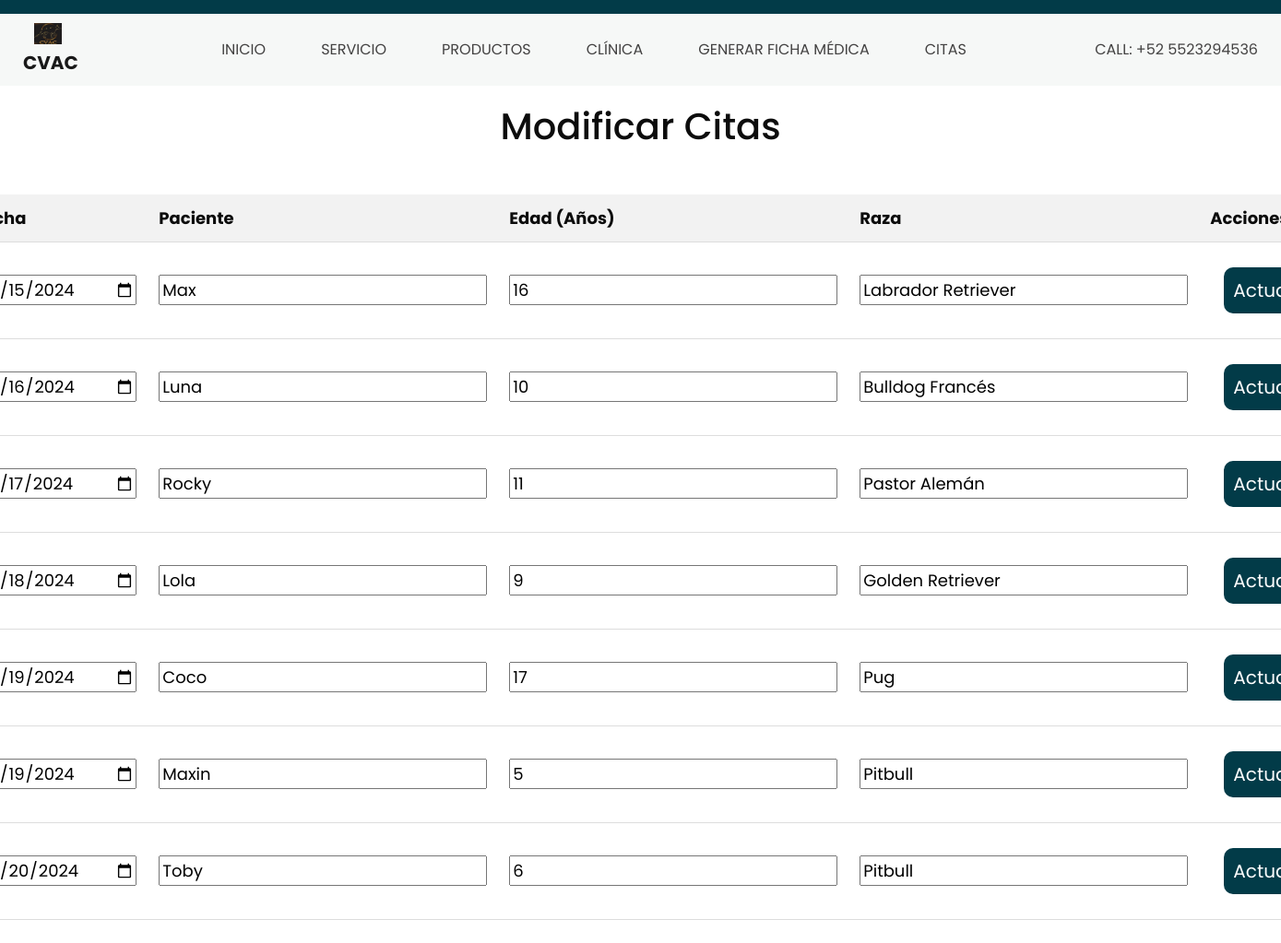
Screenshot of /modificar.php with the database file from the repository.
### tables this page shows
CREATE TABLE `cita` (
  `id` int(11) NOT NULL,
  `fecha` date NOT NULL,
  `usuario` int(11) NOT NULL,
  `paciente` varchar(60) NOT NULL,
  `edad` int(11) NOT NULL,
  `raza` varchar(60) NOT NULL
);

### modificar.php (the view, shortened to what this page needs)
<!DOCTYPE html>
<html lang="es-MX">
<head>
    <head>
        <link rel="stylesheet" type="text/css" href="https://cdnjs.cloudflare.com/ajax/libs/OwlCarousel2/2.1.3/assets/owl.carousel.min.css" />
        <link rel="stylesheet" type="text/css" href="css/bootstrap.css" />
        <link href="css/style.css" rel="stylesheet" />
        <link href="css/responsive.css" rel="stylesheet" />
        <link rel="stylesheet" href="css/style-table.css">
    </head>
</head>
<body>
    <div class="hero_area">
        <header class="header_section">
            <div class="container-fluid">
                <nav class="navbar navbar-expand-lg custom_nav-container ">
                    <a class="navbar-brand" href="index.html">
                        <img src="images/logo.jpg" alt="">
                        <span>
                            CVAC
                        </span>
                    </a>
                    <div class="collapse navbar-collapse" id="navbarSupportedContent">
                        <div class="d-flex mx-auto flex-column flex-lg-row align-items-center">
                            <ul class="navbar-nav  ">
                                <li class="nav-item active">
                                    <a class="nav-link" href="index.html">Inicio <span class="sr-only">(current)</span></a>
                                </li>
                                <li class="nav-item">
                                    <a class="nav-link" href="service.html">servicio </a>
                                </li>
                                <li class="nav-item">
                                    <a class="nav-link" href="pet.html">Productos </a>
                                </li>
                                <li class="nav-item">
                                    <a class="nav-link" href="clinic.html"> Clínica</a>
                                </li>
                                <li class="nav-item">
                                    <a class="nav-link" href="MedicalForm.html">Generar Ficha Médica</a>
                                </li>
                                <li class="nav-item">
                                    <a class="nav-link" href="citas-usuario.php">Citas</a>
                                </li>
                            </ul>
                        </div>
                        <div class="quote_btn-container  d-flex justify-content-center">
                            <a href="https://wa.me/525523294536" target="_blank">
                                Call: +52 5523294536
                            </a>
                        </div>
                    </div>
                </nav>
            </div>
        </header>
</body>
<div class="nombre-pagina">
    <h1>Modificar Citas</h1>
</div>
</body>
</html>
<?php
$connection = conexion();
$query = "SELECT id, fecha, paciente, edad, raza FROM cita;";
$result = mysqli_query($connection, $query);
if ($result) {
    if (mysqli_num_rows($result) > 0) {
        echo "<div class='table-container'>";
        echo '<form method="post" action="actualizar.php">';
        echo "<table>";
        echo "<tr>";
        echo "<th>Fecha</th>";
        echo "<th>Paciente</th>";
        echo "<th>Edad (Años)</th>";
        echo "<th>Raza</th>";
        echo "<th>Acciones</th>";
        echo "</tr>";
        while ($column = mysqli_fetch_array($result)) {
            echo "<tr>";
            echo "<td><input required type='date' name='fecha[]' value='" . $column['fecha'] . "'></td>";
            echo "<td><input required type='text' name='paciente[]' value='" . $column['paciente'] . "'></td>";
            echo "<td><input required type='number' name='edad[]' value='" . $column['edad'] . "'></td>";
            echo "<td><input required type='text' name='raza[]' value='" . $column['raza'] . "'></td>";
            echo "<td><button class='btn-table-update' type='submit' name='update' value='" . $column['id'] . "'>Actualizar</button></td>";
            echo "</tr>";
        }
        echo "</table>";
        echo "</form>";
        echo "</div>";
    } else {
        echo "No se encontraron resultados.";
    }
} else {
    echo "<script>console.log('Operación Fallida: " . mysqli_error($connection) . "');</script>";
}
?>

### css/style.css (style rules this page uses)
body { font-family: "Poppins", sans-serif; color: #0c0c0c; background-color: #ffffff; }
.hero_area { height: 98vh; position: relative; }
.hero_area::before { content: ""; position: absolute; width: 100%; height: 15px; background-color: #023b48; }
.header_section { background-color: #f6f8f7; padding-top: 15px; }
.header_section .container-fluid { padding-right: 25px; padding-left: 25px; }
.header_section .quote_btn-container a { color: #434242; text-transform: uppercase; }
.custom_nav-container.navbar-expand-lg .navbar-nav .nav-link { padding: 10px 30px; color: #434242; text-align: center; text-transform: uppercase; }
a, a:hover, a:focus { text-decoration: none; }
.navbar-brand, .navbar-brand:hover { text-transform: uppercase; font-weight: bold; font-size: 24px; color: #fafcfd; }
.navbar-brand { display: -webkit-box; display: -ms-flexbox; display: flex; -webkit-box-align: center; -ms-flex-align: center; align-items: center; -webkit-box-orient: vertical; -webkit-box-direction: normal; -ms-flex-direction: column; flex-direction: column; }
.navbar-brand img { width: 30px; margin-right: 5px; }
.navbar-brand span { font-size: 20px; font-weight: 700; color: #191919; margin-top: 5px; }
.custom_nav-container { z-index: 99999; padding: 5px 0; }

### css/style-table.css (style rules this page uses)
table { width: 50%; border-collapse: collapse; margin: 25px 0; font-size: 18px; text-align: left; }
th, td { padding: 12px; border-bottom: 1px solid #ddd; }
th { background-color: #f2f2f2; }
.table-container { display: flex; justify-content: center; align-items: center; margin: 25px auto; }
.nombre-pagina { text-align: center; margin-top: 20px; }

### modificar.php (style rules this page uses)
.btn-table-update { padding: 10px; border: none; font-size: 20px; border-radius: 10px; margin: 15px; color: #fff; background-color: rgb(2, 59, 72); cursor: pointer; transition: transform 0.3s ease, background-color 0.3s ease, box-shadow 0.3s ease; }

### rows the page displays
cita: fecha "06/15/2024", paciente "Max", edad "16", raza "Labrador Retriever", $column['id'] 1 (drawn)
cita: fecha "06/16/2024", paciente "Luna", edad "10", raza "Bulldog Francés", $column['id'] 2 (drawn)
cita: fecha "06/17/2024", paciente "Rocky", edad "11", raza "Pastor Alemán", $column['id'] 3 (drawn)
cita: fecha "06/18/2024", paciente "Lola", edad "9", raza "Golden Retriever", $column['id'] 4 (drawn)
cita: fecha "06/19/2024", paciente "Coco", edad "17", raza "Pug", $column['id'] 5 (drawn)
cita: fecha "06/19/2024", paciente "Maxin", edad "5", raza "Pitbull", $column['id'] 7 (drawn)
cita: fecha "06/20/2024", paciente "Toby", edad "6", raza "Pitbull", $column['id'] 8 (drawn)
